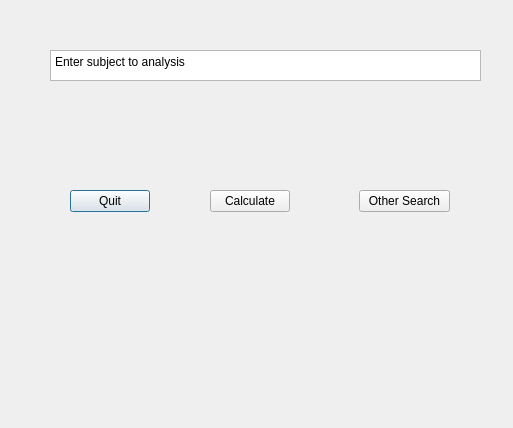
<?xml version="1.0" encoding="UTF-8"?>
<ui version="4.0">
 <class>TweetAnalysis</class>
 <widget class="QDialog" name="TweetAnalysis">
  <property name="geometry">
   <rect>
    <x>0</x>
    <y>0</y>
    <width>513</width>
    <height>428</height>
   </rect>
  </property>
  <property name="windowTitle">
   <string>Dialog</string>
  </property>
  <widget class="QPlainTextEdit" name="searchName">
   <property name="geometry">
    <rect>
     <x>50</x>
     <y>50</y>
     <width>431</width>
     <height>31</height>
    </rect>
   </property>
   <property name="plainText">
    <string>Enter subject to analysis</string>
   </property>
  </widget>
  <widget class="QPushButton" name="quit">
   <property name="geometry">
    <rect>
     <x>70</x>
     <y>190</y>
     <width>80</width>
     <height>22</height>
    </rect>
   </property>
   <property name="text">
    <string>Quit</string>
   </property>
  </widget>
  <widget class="QPushButton" name="calc">
   <property name="geometry">
    <rect>
     <x>210</x>
     <y>190</y>
     <width>80</width>
     <height>22</height>
    </rect>
   </property>
   <property name="text">
    <string>Calculate</string>
   </property>
  </widget>
  <widget class="QPushButton" name="searchButton">
   <property name="geometry">
    <rect>
     <x>359</x>
     <y>190</y>
     <width>91</width>
     <height>22</height>
    </rect>
   </property>
   <property name="text">
    <string>Other Search</string>
   </property>
  </widget>
 </widget>
 <resources/>
 <connections/>
</ui>
